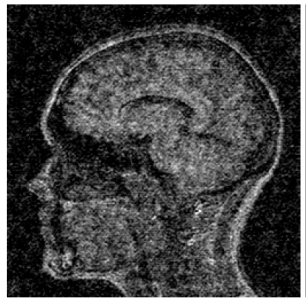
#> input picture classical-denoising/xray.png, 306 x 302 px
$ jupyter execute 'Submission 1: Classical Denoising.ipynb'
#> lines starting #> are read from the running program, lines starting #| are printed output that depends on the picture; long printed decimals are rounded
## References
- https://medium.com/scrapehero/exploring-image-similarity-approaches-in-python-b8ca0a3ed5a3

[cell 1]
import cv2 as cv
import numpy as np
from skimage import metrics

DELAY_CAPTION = 1500
DELAY_BLUR = 100
MAX_KERNEL_LENGTH = 31
SHOULD_DISPLAY = False

window_name = "Smoothing Demo"
cv.namedWindow(window_name, cv.WINDOW_AUTOSIZE)

def display_dst(delay, dst, name = window_name):
    if SHOULD_DISPLAY:
        cv.imshow(name, dst)
        c = cv.waitKey(delay)
        if c >= 0 : return -1
        return 0
    else:
        # save image
        cv.imwrite(name + ".png", dst)


def display_caption(src, caption):
    dst = np.zeros(src.shape, src.dtype)

    rows, cols, _ch = src.shape
    cv.putText(dst, caption,
                (int(cols / 4), int(rows / 2)),
                cv.FONT_HERSHEY_COMPLEX, 1, (255, 255, 255))
    return display_dst(DELAY_CAPTION)

### Read images

[cell 2]
image = cv.imread("./xray.png")
#> image is the input picture: shape (302, 306, 3); min 0, max 255, mean 68
clear = cv.imread("./clear.png")
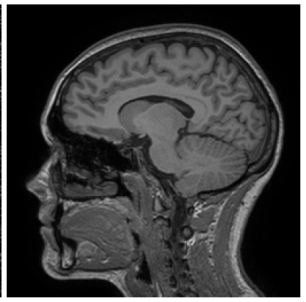
#> input picture classical-denoising/clear.png, 306 x 302 px
#> clear is the input picture: shape (302, 306, 3); min 0, max 255, mean 62.1
dst = np.copy(image)

### Denoising Functions

[cell 3]
def apply_mean_filter(src):
    dst = cv.blur(src, (MAX_KERNEL_LENGTH, MAX_KERNEL_LENGTH))
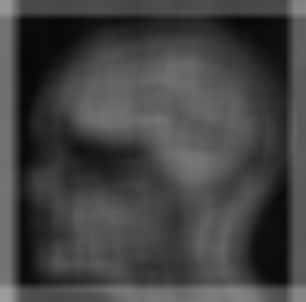
#> dst: shape (302, 306, 3); min 7, max 158, mean 67.1
    if display_dst(DELAY_BLUR, dst, "Mean",) != 0:
        return dst

[cell 4]
def apply_gaussian_blur(src):
  dst = cv.GaussianBlur(src, (MAX_KERNEL_LENGTH, MAX_KERNEL_LENGTH), 0)
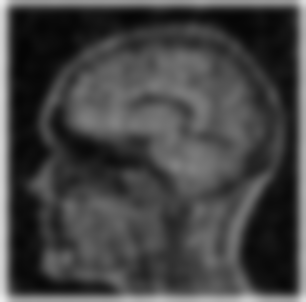
#> dst: shape (302, 306, 3); min 5, max 236, mean 67.6
  if display_dst(DELAY_BLUR, dst, "Gaussian") != 0:
    return dst

[cell 5]
def apply_median_filter(src):
    dst = cv.medianBlur(src, MAX_KERNEL_LENGTH)
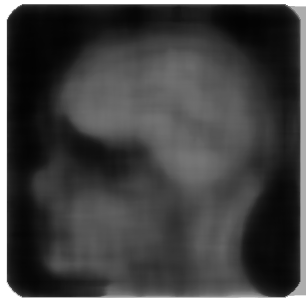
#> dst: shape (302, 306, 3); min 2, max 255, mean 66.4
    if display_dst(DELAY_BLUR, dst, "Median") != 0:
        return dst

[cell 6]
def apply_bilateral_filter(src):
    dst = cv.bilateralFilter(src, MAX_KERNEL_LENGTH, MAX_KERNEL_LENGTH * 2, MAX_KERNEL_LENGTH / 2)
    if display_dst(DELAY_BLUR, dst, "Bilateral") != 0:
        return dst

## Use SSIM to evaluate the similarity of the image

[cell 7]
def calculate_similarity(src, dst):

  # Convert images to grayscale
  image1_gray = cv.cvtColor(src, cv.COLOR_BGR2GRAY)
  image2_gray = cv.cvtColor(dst, cv.COLOR_BGR2GRAY)
  # Calculate SSIM
  ssim_score = metrics.structural_similarity(image1_gray, image2_gray, full=True)
  return ssim_score[0]

[cell 8]
bilateral_dst = apply_bilateral_filter(image)
mean_dst = apply_mean_filter(image)
gaussian_dst = apply_gaussian_blur(image)
median_dst = apply_median_filter(image)

[cell 9]
bilateral_similarity = calculate_similarity(clear, bilateral_dst)
#> bilateral_similarity = 0.448
mean_similarity = calculate_similarity(clear, mean_dst)
#> mean_similarity = 0.208
gaussian_similarity = calculate_similarity(clear, gaussian_dst)
#> gaussian_similarity = 0.321
median_similarity = calculate_similarity(clear, median_dst)
#> median_similarity = 0.304
default_similarity = calculate_similarity(clear, image)
#> default_similarity = 0.398

print("Bilateral Similarity: ", bilateral_similarity)
#| Bilateral Similarity:  0.4484
print("Mean Similarity: ", mean_similarity)
#| Mean Similarity:  0.2077
print("Gaussian Similarity: ", gaussian_similarity)
#| Gaussian Similarity:  0.3214
print("Median Similarity: ", median_similarity)
#| Median Similarity:  0.3043
print("No Filter Similarity: ", default_similarity)
#| No Filter Similarity:  0.3977

cv.destroyAllWindows()

### Get best similarity

[cell 10]
scores = [
	(
		"No Filter",
		default_similarity
	),
	(
		"Bilateral",
		bilateral_similarity
	),
	(
		"Mean",
		mean_similarity
	),
	(
		"Gaussian",
		gaussian_similarity
	),
	(
		"Median",
		median_similarity
	)
]
#> scores = [('No Filter', 0.398), ('Bilateral', 0.448), ('Mean', 0.208), ('Gaussian', 0.321), ('Median', 0.304)]

scores.sort(key=lambda x: x[1], reverse=True)

print("Best method: ", scores[0][0])
#| Best method:  Bilateral
print("Best method score: ", scores[0][1])
#| Best method score:  0.4484

print("Worst method: ", scores[-1][0])
#| Worst method:  Mean
print("Worst method score: ", scores[-1][1])
#| Worst method score:  0.2077
